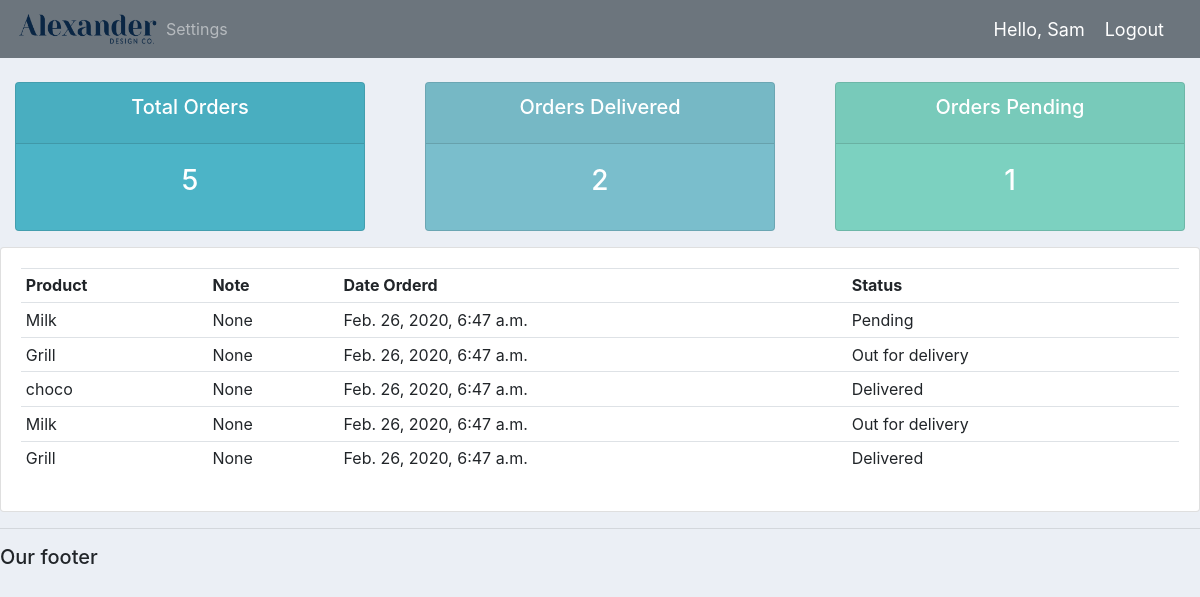
/user/ (signed in), run on the app's committed database.
### accounts/models.py (models this page shows)
class Order(models.Model):
    STATUS = (
        ('Pending', 'Pending'),
        ('Out for delivery', 'Out for delivery'),
        ('Delivered', 'Delivered'),
    )
    customer = models.ForeignKey(Customer, null=True, on_delete=models.SET_NULL)
    product = models.ForeignKey(Product, null=True, on_delete=models.SET_NULL)
    date_created = models.DateTimeField(auto_now_add=True, null=True)
    status = models.CharField(max_length=200, null=True, choices=STATUS)
    note = models.CharField(max_length=1000, null=True)
    def __str__(self):
        return self.product.name

class Product(models.Model):
    CATEGORY = (
        ('Indoor', 'Indoor'),
        ('Out Door', 'Out Door'),
    )
    name = models.CharField(max_length=200, null=True)
    price = models.FloatField(null=True)
    category = models.CharField(max_length=200, null=True, choices=CATEGORY)
    description = models.CharField(max_length=200, null=True, blank=True)
    date_created = models.DateTimeField(auto_now_add=True, null=True)
    tags = models.ManyToManyField(Tag)
    def __str__(self):
        return self.name

### accounts/decorators.py (the view)
        def wrapper_func(request, *args, **kwargs):
            group = None
            if request.user.groups.exists():
                group = request.user.groups.all()[0].name
            if group in allowed_roles:
                return view_func(request, *args, **kwargs)
            else:
                return HttpResponse('you are not authorized to view this page')

### accounts/views.py (called while the page is built)
@login_required(login_url='login')
@allowed_users(allowed_roles=['customer'])
def userPage(request):
    orders = request.user.customer.order_set.all()
    total_orders = orders.count()
    delivered = orders.filter(status='Delivered').count()
    pending = orders.filter(status='Pending').count()
    print('ORDERS:', orders)
    context = {'orders': orders, 'total_orders': total_orders, 'delivered': delivered,
               'pending': pending}
    return render(request, 'accounts/user.html', context)

### accounts/templates/accounts/user.html
{%  extends 'accounts/main.html' %}
{% block content %}
{%  include 'accounts/status.html' %}
<div class="row">
	<div class="col-md">
		<div class="card card-body">
			<table class="table table-sm">
				<tr>
					<th>Product</th>
					<th>Note</th>
					<th>Date Orderd</th>
					<th>Status</th>
				</tr>
				{% for order in orders %}
				<tr>
					<td>{{order.product}}</td>
					<td>{{order.note}}</td>
					<td>{{order.date_created}}</td>
					<td>{{order.status}}</td>
				</tr>
				{% endfor %}
			</table>
		</div>
	</div>
</div>
{% endblock content %}

### accounts/templates/accounts/navbar.html (shortened to what this page needs)
{% load static %}
<nav class="navbar navbar-expand-lg navbar-dark bg-secondary">
 <img src="{% static 'images/logo.png' %}" bgcolor="blue" height="42" width="142">
  <div class="collapse navbar-collapse" id="navbarNav">
    <ul class="navbar-nav">
        {% if request.user.is_staff %}
      <li class="nav-item active">
        <a class="nav-link" href="{% url 'home' %}">Dashboard</a>
      </li>
      <li class="nav-item">
        <a class="nav-link" href="{% url 'products' %}">Products</a>
      </li>
        {% else %}
      <li class="nav-item">
        <a class="nav-link" href="{% url 'account' %}">Settings</a>
      </li>
        {% endif %}
    </ul>
  </div>
    <span class="hello-msg">Hello, {{request.user}}</span>
    <span><a class="hello-msg" href="{% url 'logout' %}">Logout</a></span>
</nav>

### static/css/main.css (style rules this page uses)
body { background-color: #ebeff5; }

### accounts/templates/accounts/navbar.html (style rules this page uses)
.hello-msg { font-size: 18px; color: #fff; margin-right: 20px; }

### data on the page
Order: product "Milk", note "None", date_created "Feb. 26, 2020, 6:47 a.m.", status "Pending"
Order: product "Grill", note "None", date_created "Feb. 26, 2020, 6:47 a.m.", status "Out for delivery"
Order: product "choco", note "None", date_created "Feb. 26, 2020, 6:47 a.m.", status "Delivered"
Order: product "Milk", note "None", date_created "Feb. 26, 2020, 6:47 a.m.", status "Out for delivery"
Order: product "Grill", note "None", date_created "Feb. 26, 2020, 6:47 a.m.", status "Delivered"

### other printed values
{{ request.user }} "Sam"
{{ total_orders }} "5"
{{ delivered }} "2"
{{ pending }} "1"
